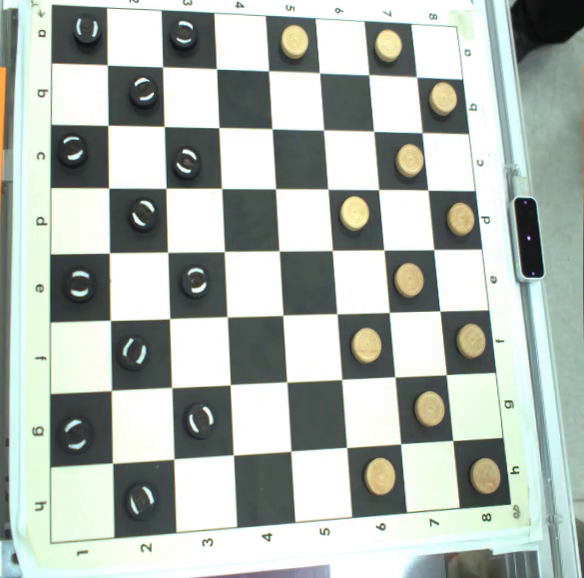
#> input picture frame 65 of videos_training/2026-02-25_17-27-27.mp4, 584 x 578 px
$ python offline_grid_detect.py
#> lines starting #> are read from the running program, lines starting #| are printed output that depends on the picture; after the words box and inside, x2 and y2 are one past the last pixel; in counts of white or black regions, pixels touching at a corner belong together
#> in main, frame is the input picture: shape (578, 584, 3); mean B, G, R 176.8, 183.6, 175.5
### src/checkers_game/checkers_game/camera/grid_corner_detector.py
import math
from dataclasses import dataclass
from typing import Dict, List, Optional, Tuple

import cv2
import numpy as np


@dataclass
class DetectedGrid:
    corners: np.ndarray  # shape (4, 2), float32 ordered TL, TR, BR, BL
    intersections: List[Tuple[int, int]]
    vertical_lines: List[Tuple[int, int, int, int]]
    horizontal_lines: List[Tuple[int, int, int, int]]


class GridCornerDetector:
    """Detect board corners from a single image using line clustering and intersections.

    Steps:
        1) Preprocess (grayscale, CLAHE, blur, Canny, morphology) to highlight lines.
        2) Probabilistic Hough to get line segments.
        3) Cluster line angles into two dominant families (~orthogonal).
        4) Intersect the two families to get a grid; outer hull gives board corners.
    """

    def __init__(self):
        self.clahe = cv2.createCLAHE(clipLimit=2.0, tileGridSize=(8, 8))
        self.parallel_angle_tolerance_deg = 18.0
        self.spacing_tolerance_ratio = 0.90
        self.target_grid_lines = 9
        self.min_required_family_lines = 7
        self.merge_angle_tolerance_deg = 4.0
        self.merge_distance_tolerance_px = 6.0
        self.thickness_score_threshold = 0.36
        self.thickness_min_keep = 18
        self.outline_min_length_ratio = 0.22
        self.outline_modulation_threshold = 0.40
        self.category_thickness_tol_px = 1.8
        self.category_angle_tol_deg = 8.0
        self.category_rho_tol_px = 14.0

    def detect_corners(self, image: np.ndarray) -> Optional[DetectedGrid]:
        result, _ = self._run_pipeline(image)
        return result

    def detect_corners_debug(self, image: np.ndarray):
        """Same as detect_corners, but also returns intermediate debug artifacts."""
        return self._run_pipeline(image)

    def _run_pipeline(self, image: np.ndarray):
        gray = cv2.cvtColor(image, cv2.COLOR_BGR2GRAY)
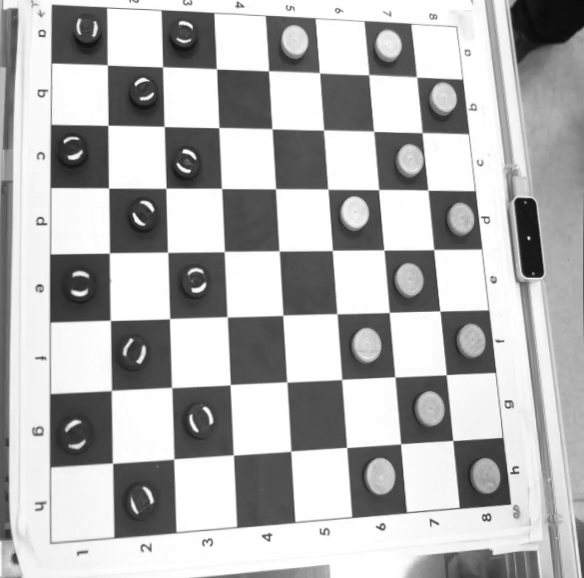
#> gray: shape (578, 584); min 10, max 255, mean 180.4
        clahe_img = self.clahe.apply(gray)
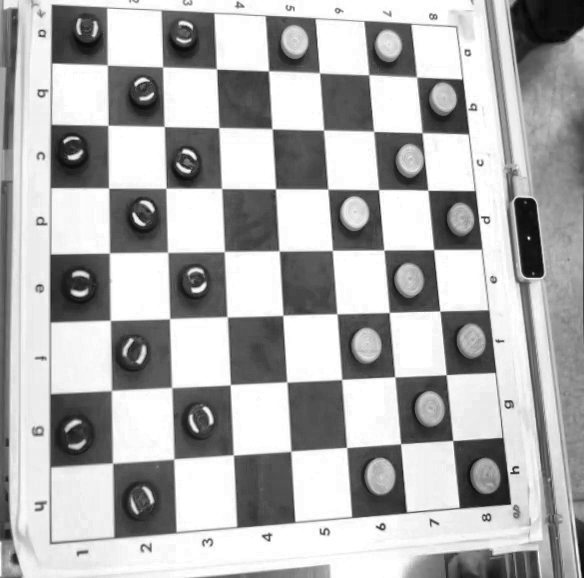
#> clahe_img: shape (578, 584); min 5, max 255, mean 175.9
        blurred = cv2.GaussianBlur(clahe_img, (5, 5), 0)
        edges = cv2.Canny(blurred, 50, 150, apertureSize=3)
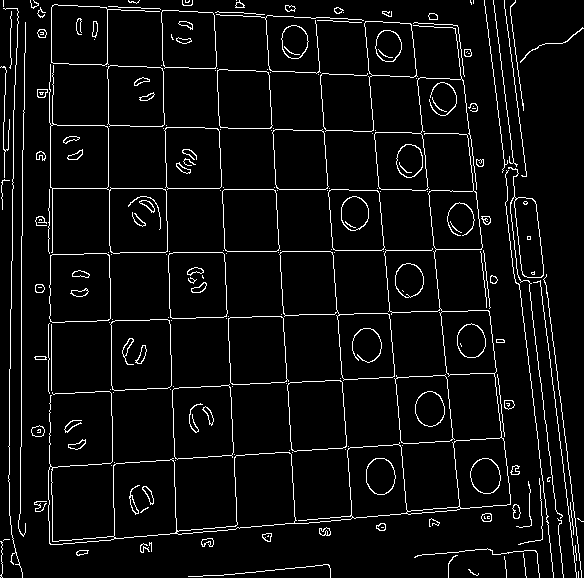
#> edges: shape (578, 584); 5.3% white in thin lines or dots
        kernel = cv2.getStructuringElement(cv2.MORPH_RECT, (3, 3))
        closed = cv2.morphologyEx(edges, cv2.MORPH_CLOSE, kernel, iterations=2)
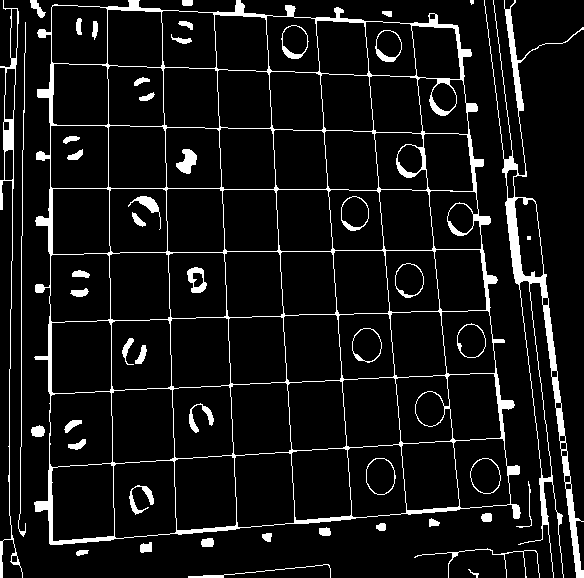
#> closed: shape (578, 584); 8.1% white; 50 white regions (2 under 20 px), largest, box (x1, y1, x2, y2) and area: (34, 0, 521, 545) 14655, (484, 0, 584, 578) 5125, (0, 0, 23, 578) 1361
        # IMPORTANT: line extraction source is ONLY the contour-highlight image (5th debug panel).
        contour_binary = closed.copy()
        contour_binary = cv2.dilate(contour_binary, cv2.getStructuringElement(cv2.MORPH_RECT, (3, 3)), iterations=1)
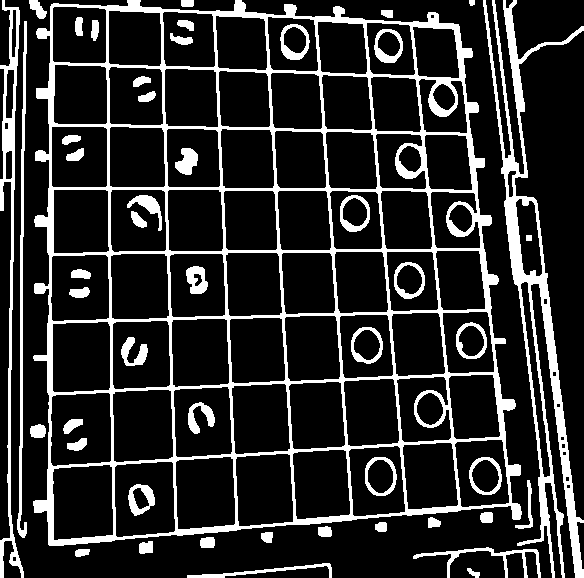
#> contour_binary: shape (578, 584); 17.2% white; 49 white regions, largest, box (x1, y1, x2, y2) and area: (33, 0, 522, 546) 33160, (483, 0, 584, 578) 9347, (0, 0, 24, 578) 3050

        raw_lines = self._detect_lines(closed)
        lines = self._merge_collinear_segments(raw_lines, image.shape[:2]) if raw_lines else []
        thickness_lines, thickness_scores = self._filter_lines_by_thickness(lines, contour_binary)
        lines = thickness_lines
        selected_a = []
        selected_b = []
        intersections = []
        corners = None
        family_stats: Dict[str, Dict[str, float]] = {}
        outline_lines = []
        outline_scores = []

        # Alternative strategy: detect 4 border lines using thickness modulation on high-contrast contour map.
        outline_result = self._detect_outline_from_thickness_categories(contour_binary, lines, image.shape[:2])
        if outline_result is not None:
            family_a, family_b, outline_scores = outline_result
            if len(family_a) >= 2 and len(family_b) >= 2:
                pair_a, pair_b, best_corners, best_outline_score = self._choose_best_outline_pairs(family_a, family_b, image, contour_binary)
                if pair_a is not None and pair_b is not None and best_corners is not None:
                    selected_a = pair_a
                    selected_b = pair_b
                    outline_lines = selected_a + selected_b
                    intersections = self._intersections(selected_a, selected_b, image.shape[:2])
                    corners = best_corners
                    outline_scores.append(float(best_outline_score))

        if lines and corners is None:
            families = self._cluster_lines(lines)
            if families is not None:
                family_a, family_b = families
                selected_a, stats_a = self._select_grid_lines(family_a)
                selected_b, stats_b = self._select_grid_lines(family_b)
                family_stats["family_a"] = stats_a
                family_stats["family_b"] = stats_b

                if len(selected_a) >= self.min_required_family_lines and len(selected_b) >= self.min_required_family_lines:
                    # Prefer 9 lines, but allow fewer when pieces/lighting hide some lines.
                    selected_a = selected_a[: self.target_grid_lines]
                    selected_b = selected_b[: self.target_grid_lines]

                    pair_a, pair_b, best_corners, _ = self._choose_best_outline_pairs(selected_a, selected_b, image, contour_binary)
                    if pair_a is not None and pair_b is not None and best_corners is not None:
                        selected_a = pair_a
                        selected_b = pair_b
                        intersections = self._intersections(selected_a, selected_b, image.shape[:2])
                        corners = best_corners
                    else:
                        intersections = self._intersections(selected_a, selected_b, image.shape[:2])
                        corners = self._corners_from_extreme_lines(selected_a, selected_b)

        result = None
        if corners is not None and (len(intersections) >= 4):
            result = DetectedGrid(
                corners=corners,
                intersections=intersections,
                vertical_lines=selected_a,
                horizontal_lines=selected_b,
            )

        debug = {
            "gray": gray,
            "clahe": clahe_img,
            "blurred": blurred,
            "edges": edges,
            "closed": closed,
            "contour_binary": contour_binary,
            "all_lines": raw_lines,
            "merged_lines": lines,
            "thickness_scores": thickness_scores,
            "thickness_pass_count": len(thickness_lines),
            "outline_lines": outline_lines,
            "outline_scores": outline_scores,
            "vertical_lines": selected_a,
            "horizontal_lines": selected_b,
            "intersections": intersections,
            "corners": corners,
            "family_stats": family_stats,
        }
        return result, debug

    # --- pipeline steps ---

    # [10 lines left out: function _preprocess, not called in this run]

    def _detect_lines(self, edge_image: np.ndarray) -> List[Tuple[int, int, int, int]]:
        """Detect lines from contour-highlight image (white contours on black background).

        This is tuned specifically for the 5th debug panel (`closed` morphology image).
        """
        h, w = edge_image.shape[:2]
        work = edge_image.copy()
        work = cv2.dilate(work, cv2.getStructuringElement(cv2.MORPH_RECT, (3, 3)), iterations=1)

        # Primary pass: longer lines, moderate gap joining
        min_len_primary = int(0.17 * max(h, w))
#> (the rest of the program and of its run is left out)
